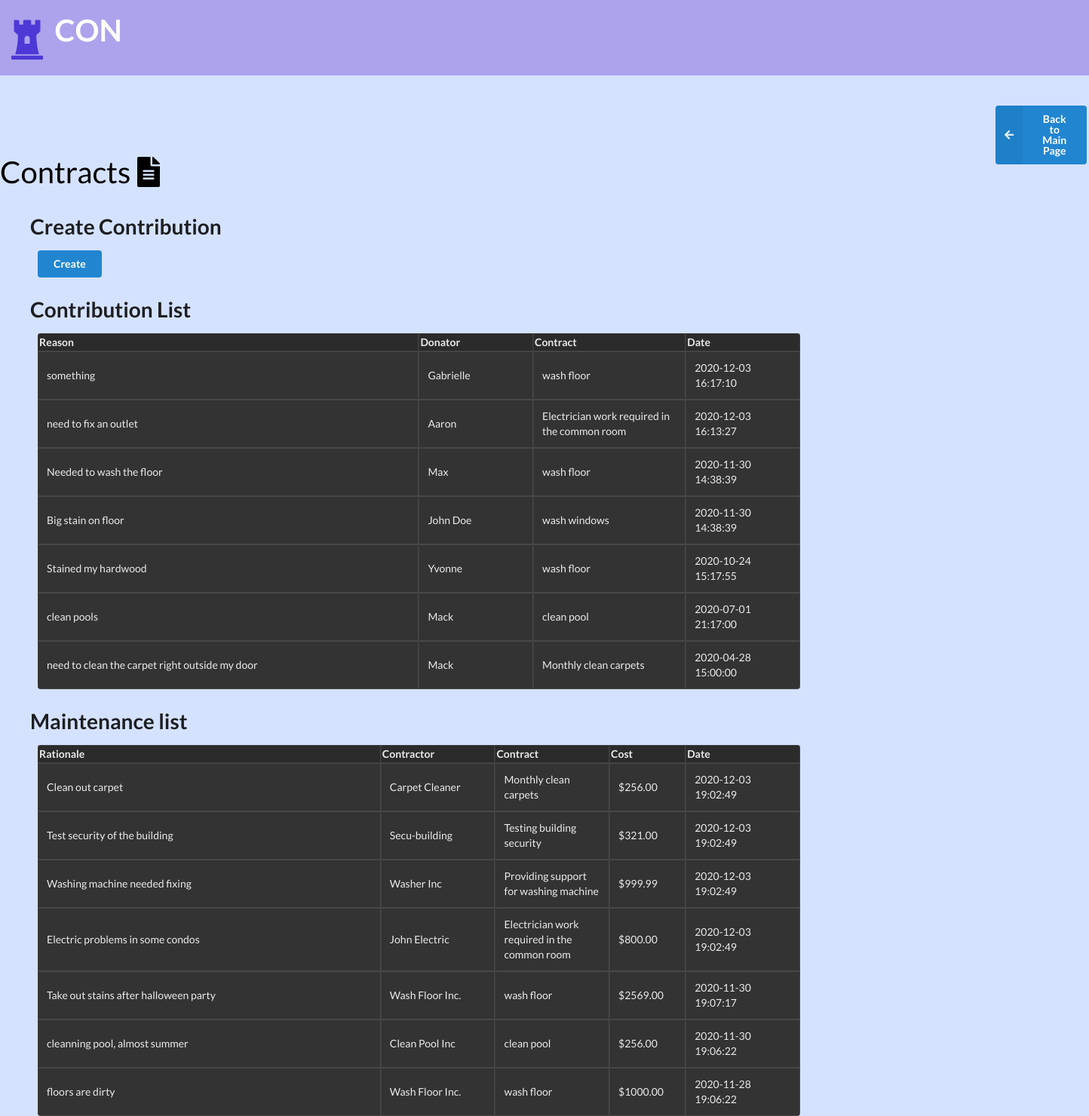
Page /lib/contracts.php (signed in) on the committed database.
### tables this page shows
CREATE TABLE `contribution` (
  `contractID` int(11) NOT NULL,
  `condoAssociationID` int(11) DEFAULT NULL,
  `userID` int(11) DEFAULT NULL,
  `date_payed` timestamp NOT NULL DEFAULT current_timestamp() ON UPDATE current_timestamp(),
  `reason` text DEFAULT NULL,
  `price` decimal(18,2) DEFAULT NULL,
  `contributionID` int(11) NOT NULL AUTO_INCREMENT,
  PRIMARY KEY (`contributionID`),
  KEY `userID` (`userID`),
  KEY `contractID` (`contractID`),
  CONSTRAINT `contribution_ibfk_2` FOREIGN KEY (`userID`) REFERENCES `Users` (`userID`) ON DELETE CASCADE,
  CONSTRAINT `contribution_ibfk_3` FOREIGN KEY (`contractID`) REFERENCES `contracts` (`contractID`)
);

CREATE TABLE `Users` (
  `userID` int(11) NOT NULL AUTO_INCREMENT,
  `name` varchar(100) DEFAULT NULL,
  `password` varchar(100) DEFAULT NULL,
  `email` varchar(100) DEFAULT NULL,
  `primary_address` varchar(100) DEFAULT NULL,
  `administrator` tinyint(1) DEFAULT NULL,
  `status` varchar(100) DEFAULT NULL,
  `condoAssociationID` int(11) DEFAULT NULL,
  `condoClassification` varchar(100) DEFAULT NULL,
  PRIMARY KEY (`userID`),
  KEY `condoAssociationID` (`condoAssociationID`),
  CONSTRAINT `Users_ibfk_1` FOREIGN KEY (`condoAssociationID`) REFERENCES `condoAssociations` (`condoAssociationID`) ON DELETE CASCADE
);

CREATE TABLE `contracts` (
  `contractID` int(11) NOT NULL AUTO_INCREMENT,
  `condoAssociationID` int(11) DEFAULT NULL,
  `description` text DEFAULT NULL,
  `awarded` text DEFAULT NULL,
  `status` text DEFAULT NULL,
  `price` decimal(18,2) DEFAULT NULL,
  PRIMARY KEY (`contractID`)
);

CREATE TABLE `maintenance` (
  `contractID` int(11) NOT NULL,
  `condoAssociationID` int(11) DEFAULT NULL,
  `contractor` text DEFAULT NULL,
  `cost` decimal(18,2) DEFAULT NULL,
  `rationale` text DEFAULT NULL,
  `maintenanceID` int(11) NOT NULL AUTO_INCREMENT,
  `date` timestamp NOT NULL DEFAULT current_timestamp(),
  PRIMARY KEY (`maintenanceID`),
  KEY `contractID` (`contractID`),
  CONSTRAINT `maintenance_ibfk_1` FOREIGN KEY (`contractID`) REFERENCES `contracts` (`contractID`)
);

### lib/contracts.php (the view, shortened to what this page needs)
<?php
include('config.php');
?>
<!DOCTYPE html>
<html lang="en">
<head>
    <link rel="stylesheet" href="https://cdnjs.cloudflare.com/ajax/libs/semantic-ui/2.4.1/semantic.min.css">
</head>
<body style="background-color: #d5e2ff;">
<div style = "background-color:#aca3ec; height:100px; color:#4D39D6; padding:3px;"><b><br><i class="huge chess rook icon"></i></b><b align="middle" style="margin-bottom:10px; color:white; font-size:40px;">CON</b></div>
<br><br>
<button style="margin-left:1320px" class="ui blue left labeled icon button" type="submit" name="back" onclick="window.location.href='welcome.php';">
    <i class="left arrow icon"></i>
    Back to Main Page
</button>
<a style="margin:30px; font-size: 40px; color:black;" class="item">
    Contracts<i class="file alternate icon"></i>
</a>
<br>
<h1 style="margin-left:40px;" >Create Contribution</h1>
<form action="contract_functions.php" method="post">
    <input style="margin-left:50px;" class="ui blue button" type="submit" value="Create" name="ContributionButton" >
</form>
<h1 style="margin-left:40px;">Contribution List</h1>
<table style="margin-left:50px; width:70%;" border="1" class="ui inverted table">
    <col style="width:50%">
    <col style="width:15%">
    <col style="width:20%">
    <col style="width:15%">
    <tr>
        <th>Reason</th>
        <th>Donator</th>
        <th>Contract</th>
        <th>Date</th>
    </tr>
    <?php
    $sql = "SELECT * FROM contribution WHERE condoAssociationID=". $_SESSION['condoAssociationID'] ." ORDER BY date_payed DESC";
    $row = mysqli_query($db, $sql);
    while($result = mysqli_fetch_array($row)){
        echo "<td>" . $result['reason'] . "</td>";
        $sql = "SELECT name from Users u, contribution c WHERE c.userID=" . $result['userID'] . " AND c.userID=u.userID";
        $temp = mysqli_query($db, $sql);
        $x = mysqli_fetch_array($temp);
        echo "<td>" . $x['name'] . "</td>";
        $sql = "SELECT description from contracts where contractID=" . $result['contractID'];
        $temp = mysqli_query($db, $sql);
        $y = mysqli_fetch_array($temp);
        echo "<td>" . $y['description'] . "</td>";
        echo "<td>" . $result['date_payed'] . "</td>";
    }
    ?>
</table>
<h1 style="margin-left:40px;">Maintenance list</h1>
<table style="margin-left:50px; width:70%;" border="1" class="ui inverted table">
    <col style="width:45%">
    <col style="width:15%">
    <col style="width:15%">
    <col style="width:10%">
    <col style="width:15%">
    <tr>
        <th>Rationale</th>
        <th>Contractor</th>
        <th>Contract</th>
        <th>Cost</th>
        <th>Date</th>
    </tr>
    <?php
    $sql = "SELECT * FROM maintenance WHERE condoAssociationID=". $_SESSION['condoAssociationID'] ." ORDER BY date DESC";
    $row = mysqli_query($db, $sql);
    while($result = mysqli_fetch_array($row)){
        echo "<td>" . $result['rationale'] . "</td>";
        echo "<td>" . $result['contractor'] . "</td>";
        $sql = "SELECT description from contracts where contractID=" . $result['contractID'];
        $temp = mysqli_query($db, $sql);
        $y = mysqli_fetch_array($temp);
        echo "<td>" . $y['description'] . "</td>";
        echo "<td>$" . $result['cost'] . "</td>";
        echo "<td>" . $result['date'] . "</td>";
    }
    ?>
</table>
</body>
</html>

### rows in the picture
contribution: reason "something", userID.name "Gabrielle", contractID.description "wash floor", date_payed "2020-12-03 16:17:10"
contribution: reason "need to fix an outlet", userID.name "Aaron", contractID.description "Electrician work required in the common room", date_payed "2020-12-03 16:13:27"
contribution: reason "Needed to wash the floor", userID.name "Max", contractID.description "wash floor", date_payed "2020-11-30 14:38:39"
contribution: reason "Big stain on floor", userID.name "John Doe", contractID.description "wash windows", date_payed "2020-11-30 14:38:39"
contribution: reason "Stained my hardwood", userID.name "Yvonne", contractID.description "wash floor", date_payed "2020-10-24 15:17:55"
contribution: reason "clean pools", userID.name "Mack", contractID.description "clean pool", date_payed "2020-07-01 21:17:00"
contribution: reason "need to clean the carpet right outside my door", userID.name "Mack", contractID.description "Monthly clean carpets", date_payed "2020-04-28 15:00:00"
maintenance: rationale "Clean out carpet", contractor "Carpet Cleaner", contractID.description "Monthly clean carpets", cost "256.00", date "2020-12-03 19:02:49"
maintenance: rationale "Test security of the building", contractor "Secu-building", contractID.description "Testing building security", cost "321.00", date "2020-12-03 19:02:49"
maintenance: rationale "Washing machine needed fixing", contractor "Washer Inc", contractID.description "Providing support for washing machine", cost "999.99", date "2020-12-03 19:02:49"
maintenance: rationale "Electric problems in some condos", contractor "John Electric", contractID.description "Electrician work required in the common room", cost "800.00", date "2020-12-03 19:02:49"
maintenance: rationale "Take out stains after halloween party", contractor "Wash Floor Inc.", contractID.description "wash floor", cost "2569.00", date "2020-11-30 19:07:17"
maintenance: rationale "cleanning pool, almost summer", contractor "Clean Pool Inc", contractID.description "clean pool", cost "256.00", date "2020-11-30 19:06:22"
maintenance: rationale "floors are dirty", contractor "Wash Floor Inc.", contractID.description "wash floor", cost "1000.00", date "2020-11-28 19:06:22"
